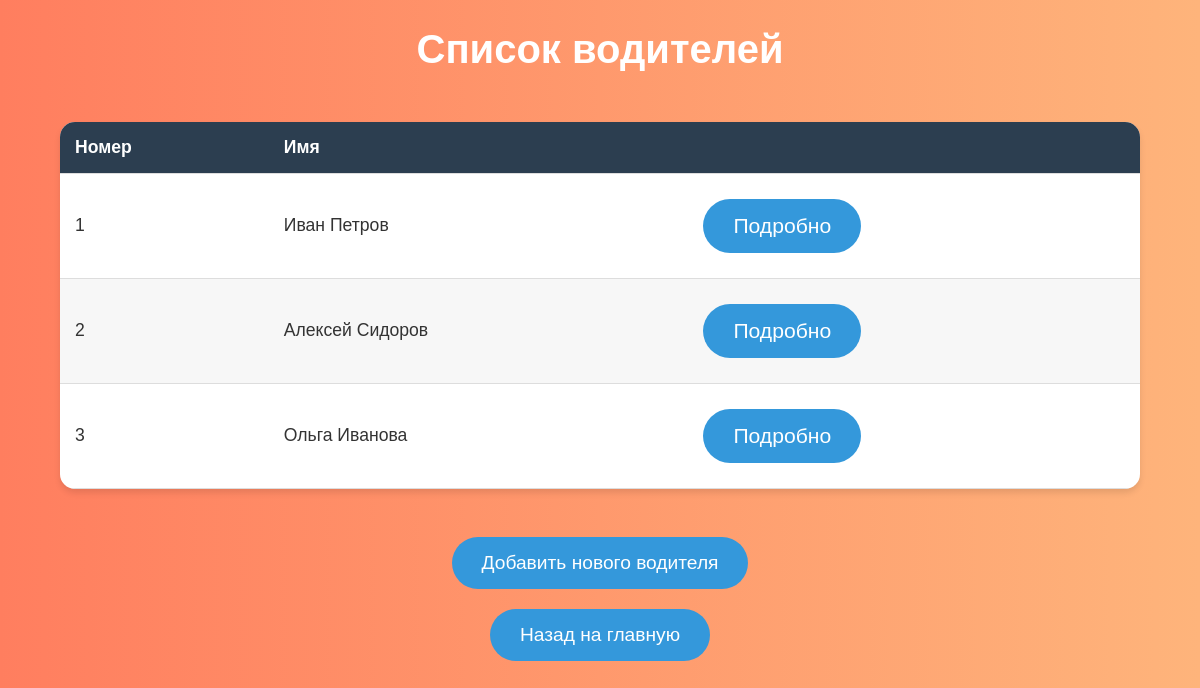
Before: /drivers/ with the older database file.
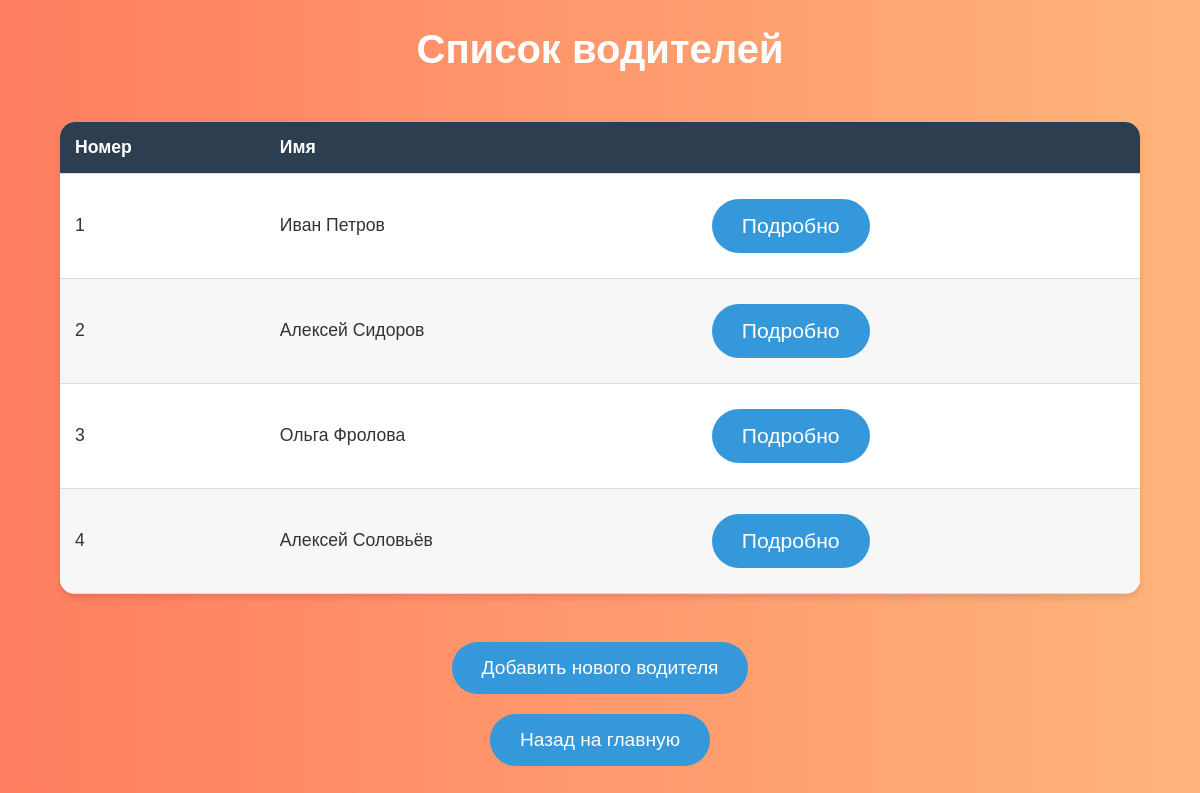
After: the same page with the newer database file.
### lab7app/models.py (models this page shows)
class Driver(models.Model):
    driver_id = models.AutoField(primary_key=True)
    first_name = models.CharField(max_length=255)
    last_name = models.CharField(max_length=255)
    license_number = models.CharField(max_length=255, unique=True)
    birth_date = models.DateField()
    driving_experience = models.IntegerField()
    def __str__(self):
        return f"{self.first_name} {self.last_name}"

### lab7app/views.py (the view)
# urls.py: path('drivers/', views.drivers, name='drivers'),
def drivers(request):
    drivers = Driver.objects.all()
    return render(request, 'drivers.html', {'drivers': drivers})

### lab7app/templates/drivers.html (shortened to what this page needs)
{% load static %}
<!DOCTYPE html>
<html lang="ru">
<head>
    <link rel="stylesheet" href="{% static 'styles.css' %}">
</head>
<body class="drivers">
    <h1>Список водителей</h1>
    <table>
        <thead>
            <tr>
                <th>Номер</th>
                <th>Имя</th>
                <th></th>
            </tr>
        </thead>
        <tbody>
            {% for driver in drivers %}
            <tr>
                <td>{{ forloop.counter }}</td>
                <td>{{ driver }}</td>
                <td>
                    <a href="{% url 'driver_detail' driver.driver_id %}">
                        <button>Подробно</button>
                    </a>
                </td>
            </tr>
            {% endfor %}
        </tbody>
    </table>
    <br>
    <a href="{% url 'add_driver' %}">
        <button>Добавить нового водителя</button>
    </a>
    <a href="{% url 'home' %}">
        <button>Назад на главную</button>
    </a>
</body>
</html>

Changed rows visible on the page:
changed Driver: first_name+last_name "Ольга Иванова" → "Ольга Фролова"
added Driver: first_name+last_name "Алексей Соловьёв"
